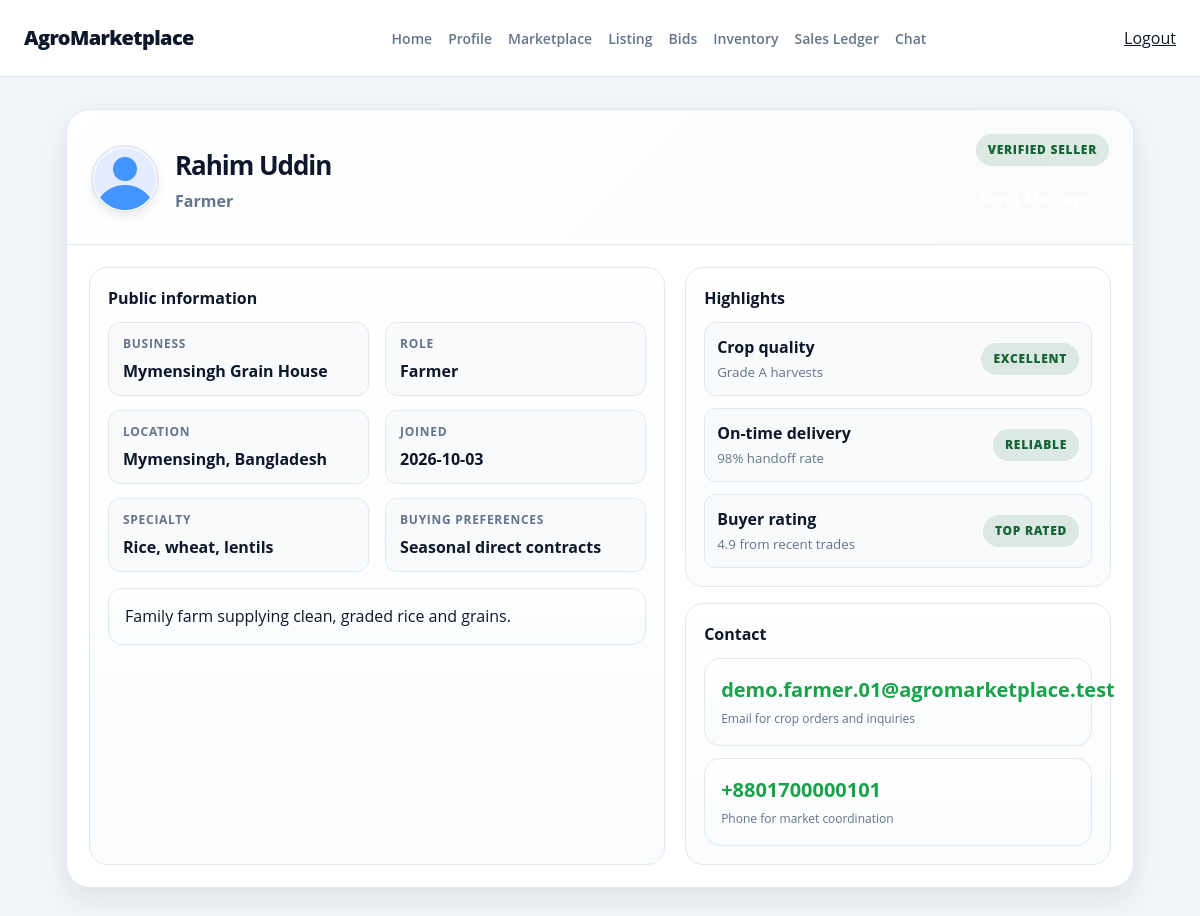
/farmer/profile/profile-public.php?id=1, run on the app's committed database.
### tables this page shows
CREATE TABLE `users` (
  `id` bigint UNSIGNED NOT NULL,
  `role` enum('buyer','farmer','delivery','admin') NOT NULL,
  `username` varchar(80) NOT NULL,
  `password` varchar(255) NOT NULL,
  `email` varchar(254) NOT NULL,
  `fullname` varchar(150) DEFAULT NULL,
  `phone` varchar(32) DEFAULT NULL,
  `address` text,
  `profile_description` text,
  `market_preferences` varchar(255) DEFAULT NULL,
  `business_name` varchar(180) DEFAULT NULL,
  `preferred_buying_category` varchar(100) DEFAULT NULL,
  `typical_order_volume` varchar(80) DEFAULT NULL,
  `land_area` varchar(80) DEFAULT NULL,
  `primary_crops` text,
  `verification_documents` text,
  `vehicle_capacity` varchar(100) DEFAULT NULL,
  `vehicle_license_plate` varchar(32) DEFAULT NULL,
  `account_status` enum('pending','active','suspended','closed') NOT NULL DEFAULT 'active',
  `created_at` timestamp NOT NULL DEFAULT CURRENT_TIMESTAMP,
  `updated_at` timestamp NOT NULL DEFAULT CURRENT_TIMESTAMP ON UPDATE CURRENT_TIMESTAMP
);

### database/app.php (called while the page is built, shortened)
<?php
require_once __DIR__ . '/connection.php';
function app_db(): PDO
{
    $connection = Database::getInstance()->getConnection();
    return $connection;
}
function app_database(): Database
{
    return Database::getInstance();
}
function escape_html(?string $value): string
{
    return htmlspecialchars($value ?? '', ENT_QUOTES, 'UTF-8');
}
function current_user(): ?array
{
    if (empty($_SESSION['user_id'])) {
        return null;
    }
    $user = app_database()->getUserInfo((int) $_SESSION['user_id']);
    return $user;
}

### database/connection.php (called while the page is built, shortened)
<?php
class Database
{
    private static ?Database $instance = null;
    private ?PDO $conn = null;
    private function __construct()
    {
        $host = 'localhost';
        $port = '3306';
        $user = 'root';
        $pass = 'root';
        $database = 'agromarketplace';
        $charset = "utf8mb4";
        $dsn = "mysql:host=$host;port=$port;dbname=$database;charset=$charset";
        try {
            $this->conn = new PDO($dsn, $user, $pass, [
                PDO::ATTR_ERRMODE            => PDO::ERRMODE_EXCEPTION,
                PDO::ATTR_DEFAULT_FETCH_MODE => PDO::FETCH_ASSOC,
                PDO::ATTR_EMULATE_PREPARES   => false,
            ]);
        } catch (PDOException $e) {
            $this->conn = null;
            error_log("Database connection failed: " . $e->getMessage());
        }
    }
    public static function getInstance(): Database
    {
        if (self::$instance === null) {
            self::$instance = new Database();
        }
        return self::$instance;
    }
    public function getFarmerPublicProfile(int $farmerId, bool $isAdmin): ?array
    {
        $sql = "SELECT * FROM users WHERE id = ? AND role = 'farmer'";
        if (!$isAdmin) {
            $sql .= " AND account_status = 'active'";
        }
        $statement = $this->conn->prepare($sql);
        $statement->execute([$farmerId]);
        $farmer = $statement->fetch();
        return $farmer ?: null;
    }
}

### farmer/profile/profile-public.php (the view, shortened to what this page needs)
<?php
require_once __DIR__ . '/../../database/app.php';
$viewer = current_user();
$isAdmin = ($viewer['role'] ?? '') === 'admin';
$farmerId = (int) ($_GET['id'] ?? 0);
$farmer = app_database()->getFarmerPublicProfile($farmerId, $isAdmin);
?>
<!doctype html>
<html lang="en">
<head>
  <link rel="stylesheet" href="../../colors.css">
  <link rel="stylesheet" href="../../header.css">
  <link rel="stylesheet" href="profile.css">
</head>
<body class="<?= $isAdmin ? 'theme-admin' : 'theme-farmer' ?>">
  <header class="site-header">
    <div class="site-header-inner">
      <a class="brand" href="../../index.php">AgroMarketplace</a>
      <?php if ($isAdmin): ?>
      <nav class="nav" aria-label="Admin navigation">
        <a class="nav-link" href="../../admin/index.php">Home</a>
        <a class="nav-link" href="../../admin/marketplace.php">Marketplace</a>
        <a class="nav-link" href="../../admin/user-verification.php">User Verification</a>
        <a class="nav-link" href="../../admin/commission-manager.php">Commission Manager</a>
        <a class="nav-link" href="../../admin/disputes.php">Disputes</a>
        <a class="nav-link" href="../../admin/chat.php">Chat</a>
      </nav>
      <?php else: ?>
      <nav class="nav" aria-label="Farmer navigation">
        <a class="nav-link" href="../index.php">Home</a>
        <a class="nav-link" href="profile-self.php">Profile</a>
        <a class="nav-link" href="../marketplace.php">Marketplace</a>
        <a class="nav-link" href="../create-listing.php">Listing</a>
        <a class="nav-link" href="../bids.php">Bids</a>
        <a class="nav-link" href="../inventory.php">Inventory</a>
        <a class="nav-link" href="../sales-ledger.php">Sales Ledger</a>
        <a class="nav-link" href="../chat.php">Chat</a>
      </nav>
      <?php endif; ?>
      <div class="site-header-actions">
        <a class="btn btn-ghost" href="../../auth/logout.php">Logout</a>
      </div>
    </div>
  </header>
  <main class="profile-shell">
    <section class="profile-card">
      <div class="profile-hero">
        <div class="profile-identity">
          <img class="profile-avatar-img" src="../../assets/guest-avatar.png" alt="Ayesha Rahman Profile Picture">
          <div>
            <h1 class="profile-name"><?= escape_html($farmer['fullname'] ?: $farmer['username']) ?></h1>
            <p class="profile-role">Farmer</p>
          </div>
        </div>
        <div class="hero-status">
          <?php if ($isAdmin): ?>
            <span class="status-badge <?= $farmer['account_status'] === 'active' ? 'status-active' : 'status-blocked' ?>"><?= escape_html(ucfirst($farmer['account_status'])) ?> account</span>
          <?php else: ?>
            <span class="status-badge status-active">Verified seller</span>
            <a class="profile-button primary" href="../chat.php" style="margin-top:8px;">Send Message</a>
          <?php endif; ?>
        </div>
      </div>
      <div class="profile-body">
        <div class="profile-section">
          <h2 class="section-title">Public information</h2>
          <div class="profile-grid">
            <div class="profile-detail"><span>Business</span><strong><?= escape_html($farmer['business_name']) ?></strong></div>
            <div class="profile-detail"><span>Role</span><strong>Farmer</strong></div>
            <div class="profile-detail"><span>Location</span><strong><?= escape_html($farmer['address']) ?></strong></div>
            <div class="profile-detail"><span>Joined</span><strong><?= escape_html(substr($farmer['created_at'], 0, 10)) ?></strong></div>
            <div class="profile-detail"><span>Specialty</span><strong><?= escape_html($farmer['primary_crops']) ?></strong></div>
            <div class="profile-detail"><span>Buying preferences</span><strong><?= escape_html($farmer['market_preferences']) ?></strong></div>
          </div>
          <p class="profile-about"><?= escape_html($farmer['profile_description']) ?></p>
        </div>
        <div class="profile-stack">
          <div class="profile-section">
            <h2 class="section-title">Highlights</h2>
            <ul class="profile-list">
              <li class="profile-item"><div><strong>Crop quality</strong><br><small>Grade A harvests</small></div><span class="status-badge status-active">Excellent</span></li>
              <li class="profile-item"><div><strong>On-time delivery</strong><br><small>98% handoff rate</small></div><span class="status-badge status-active">Reliable</span></li>
              <li class="profile-item"><div><strong>Buyer rating</strong><br><small>4.9 from recent trades</small></div><span class="status-badge status-active">Top rated</span></li>
            </ul>
          </div>
          <div class="profile-section">
            <h2 class="section-title">Contact</h2>
            <div class="metric-box"><strong><?= escape_html($farmer['email']) ?></strong><span>Email for crop orders and inquiries</span></div>
            <div class="metric-box" style="margin-top:12px;"><strong><?= escape_html($farmer['phone']) ?></strong><span>Phone for market coordination</span></div>
          </div>
        </div>
      </div>
    </section>
  </main>
</body>
</html>

### colors.css (style rules this page uses)
:root { --color-buyer-primary: #f97316; --color-buyer-dark: #c2410c; --color-buyer-light-bg: #fff7ed; --color-buyer-border: #fed7aa; --color-farmer-primary: #16a34a; --color-farmer-dark: #166534; --color-farmer-light-bg: #f0fdf4; --color-farmer-border: #bbf7d0; --color-admin-primary: #dc2626; --color-admin-dark: #991b1b; --color-admin-light-bg: #fef2f2; --color-admin-border: #fecaca; --color-delivery-primary: #7c3aed; --color-delivery-dark: #5b21b6; --color-delivery-light-bg: #f5f3ff; --color-delivery-border: #ddd6fe; --color-background: #f8fafc; --color-page-bg: #f1f5f9; --color-card-bg: #ffffff; --color-sidebar-bg: #f8fafc; --color-text: #0f172a; --color-text-soft: #475569; --color-muted: #64748b; --color-border: #e2e8f0; --color-border-strong: #cbd5e1; --color-white: #ffffff; --color-success: #16a34a; --color-warning: #f59e0b; --color-danger: #dc2626; --color-shadow: transparent; --outer-shadow: rgba(15, 23, 42, 0.08); --container-xl: 1200px; --container-lg: 1080px; --radius-sm: 10px; --radius-md: 16px; --radius-lg: 24px; --radius-xl: 32px; --space-1: 4px; --space-2: 8px; --space-3: 12px; --space-4: 16px; --space-5: 20px; --space-6: 24px; --space-8: 32px; --space-10: 40px; --space-12: 48px; --space-16: 64px; }
html { font-family: "Open Sans", sans-serif; }
* { box-sizing:border-box }
body { margin:0;background:var(--color-page-bg);color:var(--color-text);line-height:1.5 }
img { display:block;max-width:100% }
a { color:inherit }
body.theme-farmer { --color-brand: var(--color-farmer-primary); --color-brand-soft: var(--color-farmer-light-bg); --color-brand-border: var(--color-farmer-border); }

### header.css (style rules this page uses)
.site-header { position: sticky; top: 0; z-index: 10; background: rgba(255, 255, 255, 0.94); backdrop-filter: blur(10px); border-bottom: 1px solid var(--color-border); }
.site-header-inner { max-width: var(--container-xl); min-height: var(--header-height, 76px); margin: 0 auto; padding: 0 24px; display: flex; align-items: center; justify-content: space-between; gap: 16px; }
.brand { text-decoration: none; color: var(--color-text); font-size: 20px; font-weight: 800; letter-spacing: -0.03em; }
.nav { display: flex; align-items: center; gap: 16px; flex-wrap: wrap; }
.nav-link { color: var(--color-muted); text-decoration: none; font-size: 14px; font-weight: 600; transition: color 0.2s ease; }
.site-header-actions { display: flex; align-items: center; gap: 12px; }

### data on the page
users: fullname "Rahim Uddin", business_name "Mymensingh Grain House", address "Mymensingh, Bangladesh", created_at "2026-10-03", primary_crops "Rice, wheat, lentils", market_preferences "Seasonal direct contracts", profile_description "Family farm supplying clean, graded rice and grains.", email "demo.farmer.01@agromarketplace.test", phone "+8801700000101"
